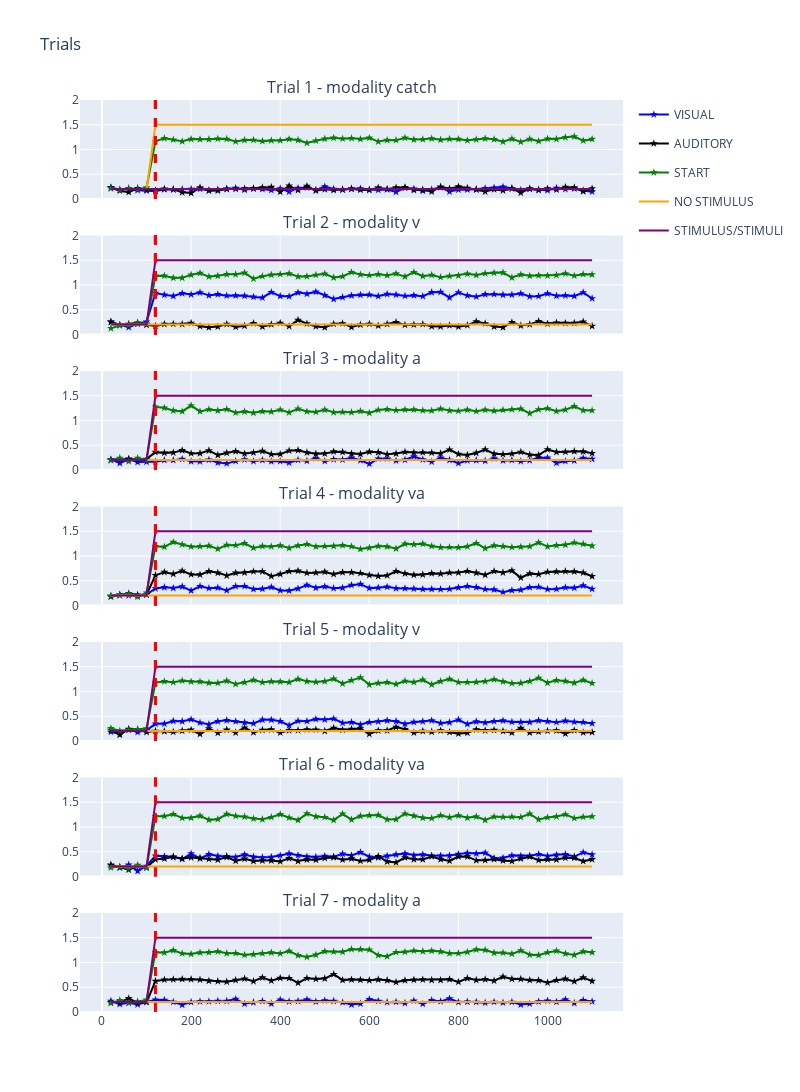

Source (notebook cell):
### Code cell
fig = make_subplots(rows=minibatch_size, cols=1,
                    shared_xaxes=True,
                    vertical_spacing=0.04,
                    subplot_titles=[
                        "Trial " + str(i + 1) + " - modality " + str(trials['modality'][i])
                        for i in range(minibatch_size)])
showlegend = True
for i in range(minibatch_size):
    fig.add_trace(go.Scatter(
        name="VISUAL",
        mode="markers+lines", x=t, y=trials['inputs'][i][:,0],
        marker_symbol="star",
        legendgroup="VISUAL",
        showlegend=showlegend,
        line_color = 'blue'
    ), row=i+1, col=1)
    fig.add_trace(go.Scatter(
        name="AUDITORY",
        mode="markers+lines", x=t, y=trials['inputs'][i][:,1],
        marker_symbol="star",
        legendgroup="AUDITORY",
        showlegend=showlegend,
        line_color = 'black'
    ), row=i+1, col=1)
    fig.add_trace(go.Scatter(
        name="START",
        mode="markers+lines", x=t, y=trials['inputs'][i][:,2],
        marker_symbol="star",
        legendgroup="START",
        showlegend=showlegend,
        line_color = 'green'
    ), row=i+1, col=1)
    fig.add_trace(go.Scatter(
        name="NO STIMULUS",
        mode="lines", x=t, y=trials['outputs'][i][:,0],
        legendgroup="OUTPUT 1",
        showlegend=showlegend,
        line_color = 'orange'
    ), row=i+1, col=1)
    fig.add_trace(go.Scatter(
        name="STIMULUS/STIMULI",
        mode="lines", x=t, y=trials['outputs'][i][:,1],
        legendgroup="OUTPUT 2",
        showlegend=showlegend,
        line_color = 'purple'
    ), row=i+1, col=1)
    fig.add_vline(x=task.fixation + dt, line_width=3, line_dash="dash", line_color="red")
    showlegend = False
    fig.update_yaxes(range=[0, 2], row=i+1, col=1)
fig.update_layout(height=1200, width=800, title_text="Trials")
fig.show()

# Q
# Why START is needed at all as input?
# Sometimes the input stimulus is very low; are we fine with that?
# Confirm the outputs are correct
# I'd suggest to add to the future package a visualization module like this; suggestions/opinions? YEs
